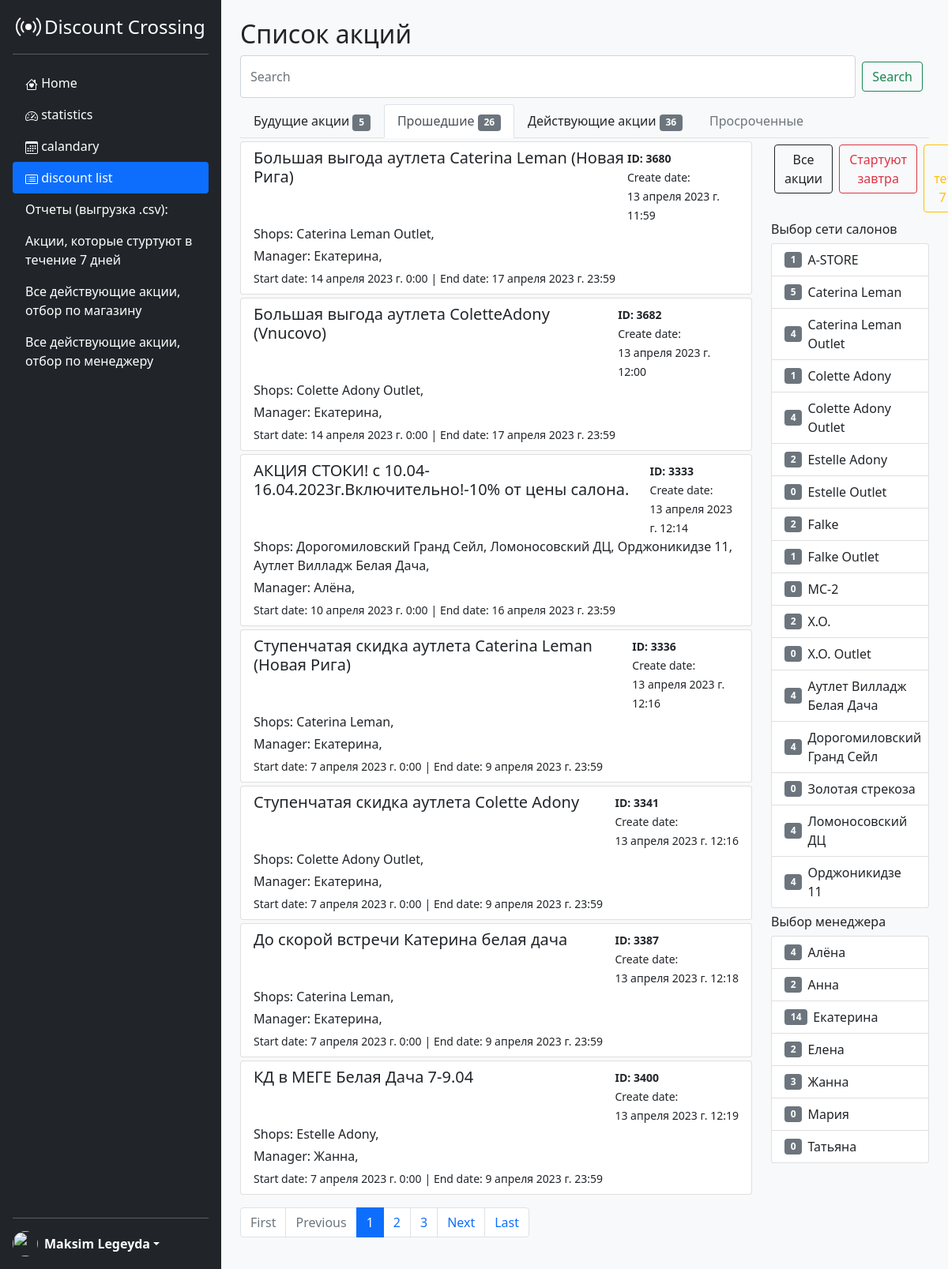
The app's page /OldDiscountList, older data.
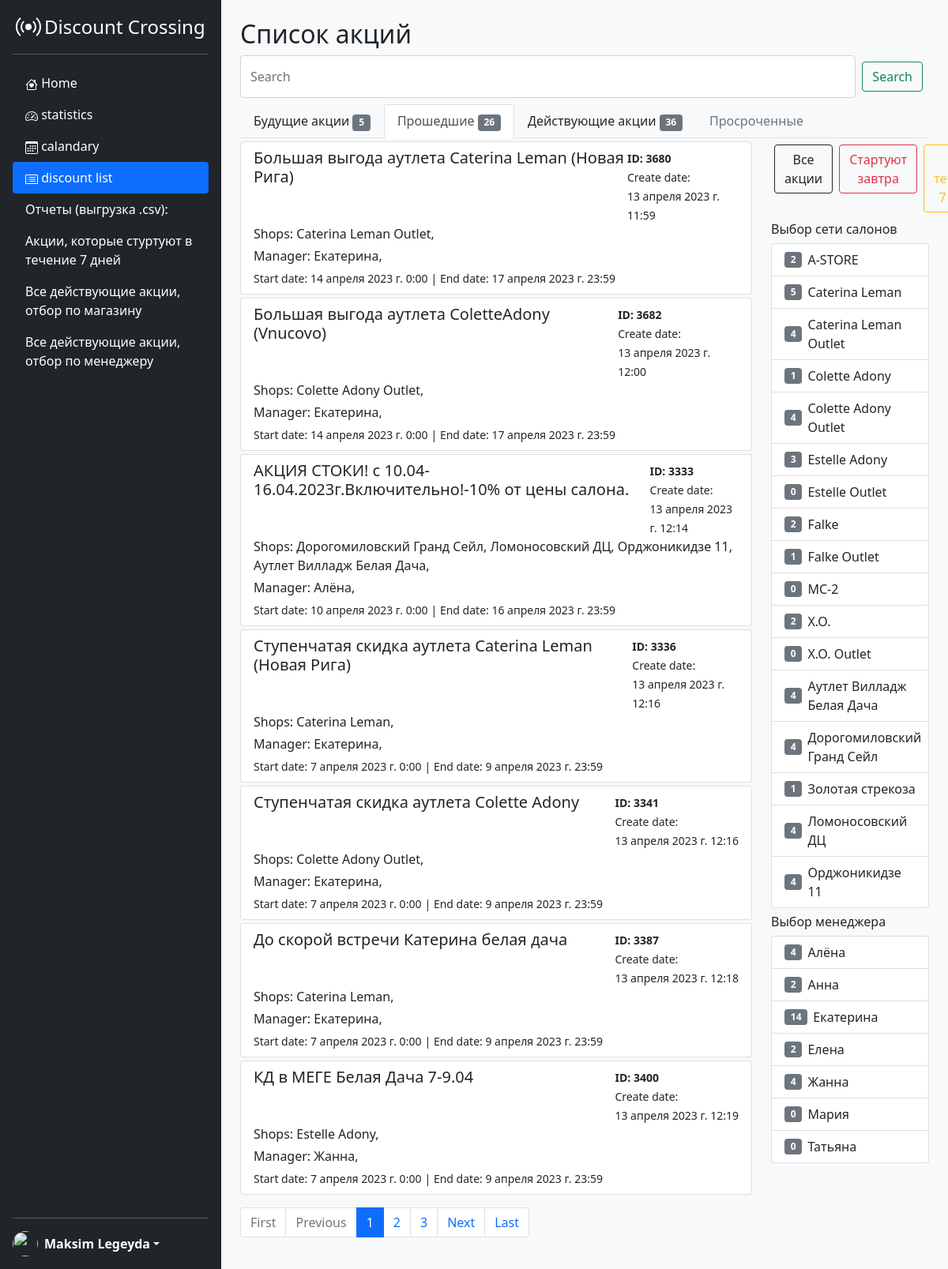
The same page, newer data.
### shops/models.py (models this page shows)
class Shop(models.Model):
    title = models.CharField(max_length=250, null=True, verbose_name='Наименование магазина')
    manager = models.ManyToManyField(ShopManagers)
    countFutureDiscount = models.IntegerField(default=0, verbose_name='Количество будущих акций')
    countPastDiscount = models.IntegerField(default=0, verbose_name='Количество прошедших акций')
    CountCurrentDiscount = models.IntegerField(default=0, verbose_name='Количество текущих акций')
    def __str__(self):
        return self.title
    class Meta:
        verbose_name = 'Магазин'
        verbose_name_plural = 'Магазины'

class ShopManagers(models.Model):
    name = models.CharField(max_length=250, null=True, verbose_name='Руководить сети (акции)')
    phone = models.CharField(max_length=25, blank=True, default='+7', verbose_name='Телефон')
    countFutureDiscount = models.IntegerField(default=0, verbose_name='Количество будущих акций')
    countPastDiscount = models.IntegerField(default=0, verbose_name='Количество прошедших акций')
    CountCurrentDiscount = models.IntegerField(default=0, verbose_name='Количество текущих акций')
    def __str__(self):
        return self.name
    class Meta:
        verbose_name = 'Менеджер'
        verbose_name_plural = 'Менеджеры'

### discount/views.py (the view)
# urls.py: path('OldDiscountList', views.discountList, name='OldDiscountList'),
def discountList(request, shop_id=None):
    now = datetime.now()
    shopsList = Shop.objects.all().order_by('title')
    managers = ShopManagers.objects.all().order_by('name')
    discountCurrent = DiscountData.objects.filter(startDate__lte=now).filter(endDate__gte=now).order_by('-startDate')
    discountsOld = DiscountData.objects.filter(startDate__lte=now).filter(endDate__lte=now).order_by('-startDate')
    discountsFuture = DiscountData.objects.filter(startDate__gte=now).order_by('startDate')
    discountCounter = discountsFuture.count()
    discountCounterOld = discountsOld.count()
    discountCounterCurrent = discountCurrent.count()
    if request.path == '/discountList':
        discounts = discountsFuture
    elif request.path == '/OldDiscountList':
        discounts = discountsOld
    elif request.path == '/CurrentDiscountList':
        discounts = discountCurrent
    paginator = Paginator(discounts, 7)
    page_number = request.GET.get('page')
    page_obj = paginator.get_page(page_number)
    context = {
        'discounts' : discounts,
        'counter' : discountCounter,
        'counterOLd' : discountCounterOld,
        'counterCurrent' : discountCounterCurrent,
        'shopListItem' : shopsList,
        'page_obj' : page_obj,
        'managers' : managers,
    }
    return render(request, template_name='discount_list.html', context=context)

### templates/discount_list.html (shortened to what the changed rows need)
{% extends 'base.html' %}
{% block content %}
<div class="p-4 bg-light" style="width: 100%;">
<h2 class="">Список акций</h2>
      {% url 'discountList' as url_discountList %}
      {% url 'OldDiscountList' as url_OldDiscountList %}
      {% url 'CurrentDiscountList' as url_CurrentDiscountList %}
<div class="content" style="min-height: 79vh;">
<div class="row">
<div class="col">
  {% for discount in page_obj %}
  <div class="list-group mt-1">
      <a href="/discountList/{{ discount.slug }}" class="list-group-item list-group-item-action" aria-current="true">
        <div class="d-flex w-100 justify-content-between">
          <h5 class="mb-1">{{ discount.title }}</h5>
          <div>
            <small style="font-weight: bold;">ID: {{ discount.id_DO }} <br></small>
            <small>Create date:<br> {{ discount.createDate }}</small>
          </div>
        </div>
        <p class="mb-1">Shops: {% for shop in discount.shops.all %}{{ shop }},  {% endfor %}</p>
        <p class="mb-1">Manager: {% for manager in discount.manager.all %}{{ manager }},  {% endfor %}</p>
        <small>Start date: {{ discount.startDate }}</small>
        <small>| End date: {{ discount.endDate }}</small>
      </a>
  </div>
  {% endfor %}
</div>
<div class="col-3 mt-1 pr-5">
  <ul class="list-group">
    {% for shop in shopListItem %}
      <li class="list-group-item d-flex align-items-center">
          {% if url_OldDiscountList in request.path %}<span class="badge bg-secondary">{{ shop.countPastDiscount }}</span>{% endif %}
        <a class="link-dark" style="text-decoration: none; margin-left: 7px;" href="shop/filter/discountList/{{ shop.id }}">{{ shop.title }}</a>
      </li>
    {% endfor %}
  </ul>
  <ul class="list-group">
    {% for manager in managers %}
      <li class="list-group-item d-flex align-items-center">
          {% if url_OldDiscountList in request.path %}<span class="badge bg-secondary">{{ manager.countPastDiscount }}</span>{% endif %}
        <a class="link-dark" style="text-decoration: none; margin-left: 7px;" href="manager/filter/discountList/{{ manager.id }}">{{ manager.name }}</a>
      </li>
    {% endfor %}
  </ul>
</div>
</div>
</div>
</div>
{% endblock %}

Row changes from the older to the newer data that the page shows:
changed Shop "Estelle Adony": countPastDiscount "2" → "3"
changed ShopManagers "Жанна": countPastDiscount "3" → "4"
changed Shop "A-STORE": countPastDiscount "1" → "2"
changed Shop "Золотая стрекоза": countPastDiscount "0" → "1"
